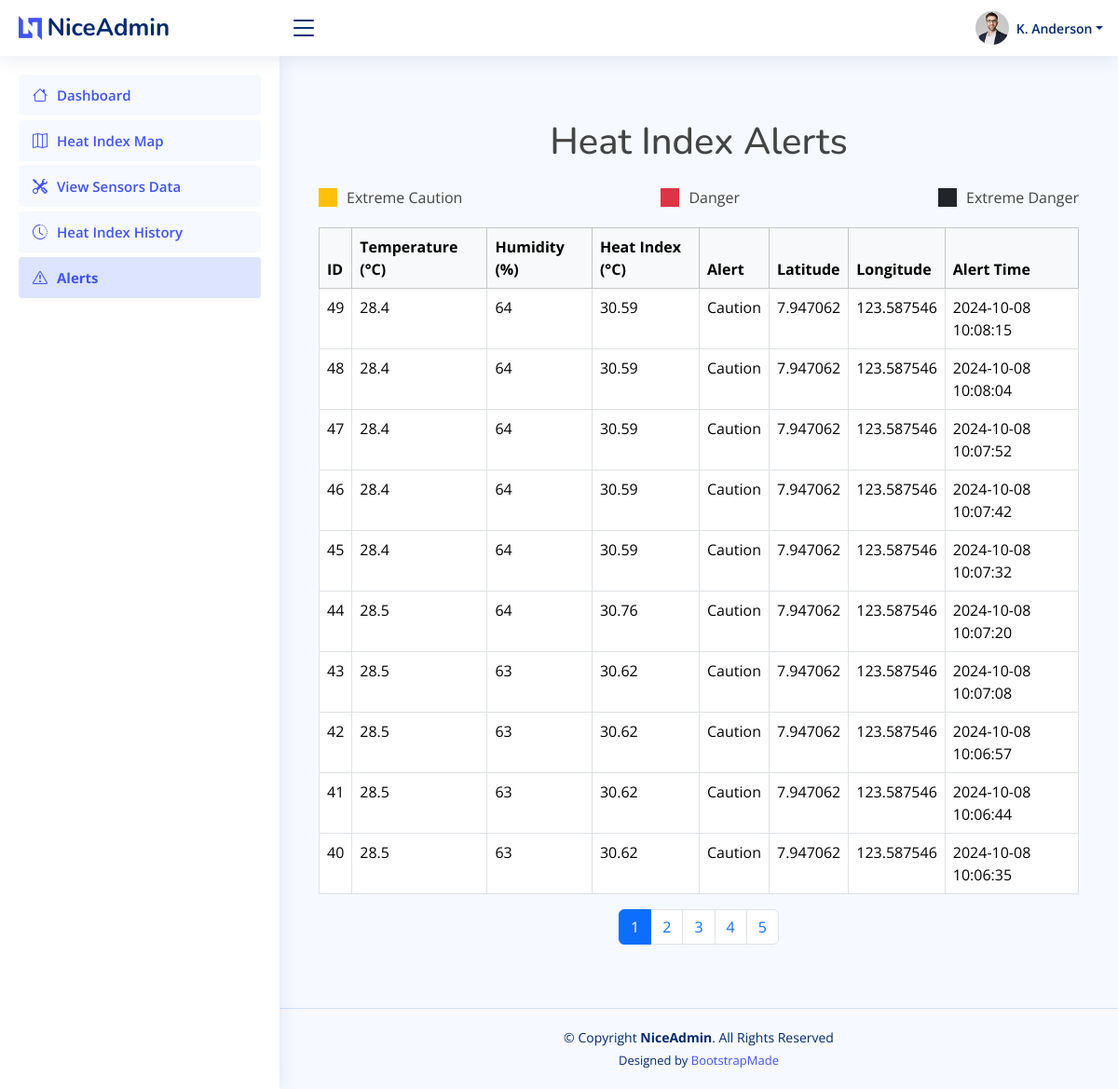
/admin/view/alerts.php (signed in), run on the app's committed database.
### tables this page shows
CREATE TABLE `sensor_readings` (
  `id` int(11) NOT NULL,
  `temperature` float DEFAULT NULL,
  `humidity` float DEFAULT NULL,
  `heat_index` float DEFAULT NULL,
  `alert` varchar(50) DEFAULT NULL,
  `latitude` varchar(50) DEFAULT NULL,
  `longitude` varchar(50) DEFAULT NULL,
  `alert_time` timestamp NOT NULL DEFAULT current_timestamp()
);

### admin/view/alerts.php (the view, shortened to what this page needs)
<?php
$conn = dbConnect();
$limit = 10;
$page = isset($_GET['page']) ? (int)$_GET['page'] : 1;
$offset = ($page - 1) * $limit;
$totalResultsQuery = "SELECT COUNT(*) AS total FROM sensor_readings";
$totalResults = $conn->query($totalResultsQuery);
$totalRecords = $totalResults->fetch_assoc()['total'];
$totalPages = ceil($totalRecords / $limit);
$query = "SELECT * FROM sensor_readings ORDER BY alert_time DESC LIMIT $limit OFFSET $offset";
$result = $conn->query($query);
function getAlertClass($alert) {
    switch ($alert) {
        default:
            return 'bg-light';
    }
}
?>
<!DOCTYPE html>
<html lang="en">
<head>
<?php include '../components/head.php'; ?>
</head>
<body>
        <?php include '../components/header.php'; ?>
<?php include '../components/sidebar.php'; ?>
<main id="main" class="main">
<div class="container my-5">
    <h1 class="text-center mb-4">Heat Index Alerts</h1>
    <div class="legend">
        <div class="d-flex align-items-center">
            <div class="legend-color bg-warning"></div>Extreme Caution
        </div>
        <div class="d-flex align-items-center">
            <div class="legend-color bg-danger text-white"></div>Danger
        </div>
        <div class="d-flex align-items-center">
            <div class="legend-color bg-dark text-white"></div>Extreme Danger
        </div>
    </div>
    <div class="table-responsive">
        <table class="table table-bordered">
            <thead class="table-light">
                <tr>
                    <th>ID</th>
                    <th>Temperature (°C)</th>
                    <th>Humidity (%)</th>
                    <th>Heat Index (°C)</th>
                    <th>Alert</th>
                    <th>Latitude</th>
                    <th>Longitude</th>
                    <th>Alert Time</th>
                </tr>
            </thead>
            <tbody>
                <?php if ($result && $result->num_rows > 0): ?>
                    <?php while ($row = $result->fetch_assoc()): ?>
                        <tr class="<?= getAlertClass($row['alert']) ?>">
                            <td><?= $row['id'] ?></td>
                            <td><?= $row['temperature'] ?></td>
                            <td><?= $row['humidity'] ?></td>
                            <td><?= $row['heat_index'] ?></td>
                            <td><?= $row['alert'] ?></td>
                            <td><?= $row['latitude'] ?></td>
                            <td><?= $row['longitude'] ?></td>
                            <td><?= $row['alert_time'] ?></td>
                        </tr>
                    <?php endwhile; ?>
                <?php else: ?>
                    <tr>
                        <td colspan="8" class="text-center">No data available</td>
                    </tr>
                <?php endif; ?>
            </tbody>
        </table>
    </div>
    <nav aria-label="Page navigation">
        <ul class="pagination justify-content-center">
            <?php for ($i = 1; $i <= $totalPages; $i++): ?>
                <li class="page-item <?= $i == $page ? 'active' : '' ?>">
                    <a class="page-link" href="?page=<?= $i ?>"><?= $i ?></a>
                </li>
            <?php endfor; ?>
        </ul>
    </nav>
</div>
</main>
   <?php include '../components/footer.php'; ?>
</body>
</html>

### admin/components/head.php (shortened to what this page needs)
  <link href="../../assets/vendor/bootstrap/css/bootstrap.min.css" rel="stylesheet">
  <link href="../../assets/vendor/bootstrap-icons/bootstrap-icons.css" rel="stylesheet">
  <link href="../../assets/vendor/boxicons/css/boxicons.min.css" rel="stylesheet">
  <link href="../../assets/vendor/quill/quill.snow.css" rel="stylesheet">
  <link href="../../assets/vendor/quill/quill.bubble.css" rel="stylesheet">
  <link href="../../assets/vendor/remixicon/remixicon.css" rel="stylesheet">
  <link href="../../assets/vendor/simple-datatables/style.css" rel="stylesheet">
  <link href="../../assets/css/style.css" rel="stylesheet">
<link rel="stylesheet" href="https://cdn.jsdelivr.net/npm/sweetalert2@11/dist/sweetalert2.min.css">
<link rel="stylesheet" href="https://cdnjs.cloudflare.com/ajax/libs/font-awesome/6.0.0-beta3/css/all.min.css">

### admin/components/header.php
<header id="header" class="header fixed-top d-flex align-items-center">
<div class="d-flex align-items-center justify-content-between">
  <a href="dashboard.php" class="logo d-flex align-items-center">
    <img src="../../assets/img/logo.png" alt="">
    <span class="d-none d-lg-block">NiceAdmin</span>
  </a>
  <i class="bi bi-list toggle-sidebar-btn"></i>
</div>
        <?php include 'navbar.php'; ?>
</header>

### admin/components/navbar.php (shortened to what this page needs)
<nav class="header-nav ms-auto">
      <ul class="d-flex align-items-center">
        <li class="nav-item dropdown pe-3">
          <a class="nav-link nav-profile d-flex align-items-center pe-0" href="#" data-bs-toggle="dropdown">
            <img src="../../assets/img/profile-img.jpg" alt="Profile" class="rounded-circle">
            <span class="d-none d-md-block dropdown-toggle ps-2">K. Anderson</span>
          </a>
        </li>
      </ul>
    </nav>

### admin/components/sidebar.php (shortened to what this page needs)
<?php
$current_page = basename($_SERVER['PHP_SELF']);
?>
<aside id="sidebar" class="sidebar">
    <ul class="sidebar-nav" id="sidebar-nav">
        <?php
        $menu_items = [
            ['link' => 'dashboard.php', 'icon' => 'bi-house', 'label' => 'Dashboard'],
            ['link' => 'map.php', 'icon' => 'bi-map', 'label' => 'Heat Index Map'],
            ['link' => 'view_sensors.php', 'icon' => 'bi-tools', 'label' => 'View Sensors Data'],
            ['link' => 'history.php', 'icon' => 'bi-clock-history', 'label' => 'Heat Index History'],
            ['link' => 'alerts.php', 'icon' => 'bi-exclamation-triangle', 'label' => 'Alerts'],
        ];
        foreach ($menu_items as $item):
            $active_class = ($current_page == $item['link']) ? 'active' : '';
        ?>
            <li class="nav-item">
                <a href="<?php echo $item['link']; ?>" class="nav-link <?php echo $active_class; ?>">
                    <i class="<?php echo $item['icon']; ?>"></i>
                    <span><?php echo $item['label']; ?></span>
                </a>
            </li>
        <?php endforeach; ?>
    </ul>
</aside>

### admin/components/footer.php (shortened to what this page needs)
<footer id="footer" class="footer">
   <div class="copyright">
     &copy; Copyright <strong><span>NiceAdmin</span></strong>. All Rights Reserved
   </div>
   <div class="credits">
     Designed by <a href="https://bootstrapmade.com/">BootstrapMade</a>
   </div>
 </footer>

### assets/css/style.css (style rules this page uses)
:root { scroll-behavior: smooth; }
body { font-family: "Open Sans", sans-serif; background: #f6f9ff; color: #444444; }
a { color: #4154f1; text-decoration: none; }
h1, h2, h3, h4, h5, h6 { font-family: "Nunito", sans-serif; }
#main { margin-top: 60px; padding: 20px 30px; transition: all 0.3s; }
.logo { line-height: 1; }
@media (min-width: 1200px) { .logo { width: 280px; } }
.logo img { max-height: 26px; margin-right: 6px; }
.logo span { font-size: 26px; font-weight: 700; color: #012970; font-family: "Nunito", sans-serif; }
.header { transition: all 0.5s; z-index: 997; height: 60px; box-shadow: 0px 2px 20px rgba(1, 41, 112, 0.1); background-color: #fff; padding-left: 20px; }
.header .toggle-sidebar-btn { font-size: 32px; padding-left: 10px; cursor: pointer; color: #012970; }
.header-nav ul { list-style: none; }
.header-nav>ul { margin: 0; padding: 0; }
.header-nav .nav-profile { color: #012970; }
.header-nav .nav-profile img { max-height: 36px; }
.header-nav .nav-profile span { font-size: 14px; font-weight: 600; }
.sidebar { position: fixed; top: 60px; left: 0; bottom: 0; width: 300px; z-index: 996; transition: all 0.3s; padding: 20px; overflow-y: auto; scrollbar-width: thin; scrollbar-color: #aab7cf transparent; box-shadow: 0px 0px 20px rgba(1, 41, 112, 0.1); background-color: #fff; }
@media (min-width: 1200px) { #main, #footer { margin-left: 300px; } }
.sidebar-nav { padding: 0; margin: 0; list-style: none; }
.sidebar-nav li { padding: 0; margin: 0; list-style: none; }
.sidebar-nav .nav-item { margin-bottom: 5px; }
.sidebar-nav .nav-link { display: flex; align-items: center; font-size: 15px; font-weight: 600; color: #4154f1; transition: 0.3; background: #f6f9ff; padding: 10px 15px; border-radius: 4px; }
.sidebar-nav .nav-link i { font-size: 16px; margin-right: 10px; color: #4154f1; }
.footer { padding: 20px 0; font-size: 14px; transition: all 0.3s; border-top: 1px solid #cddfff; }
.footer .copyright { text-align: center; color: #012970; }
.footer .credits { padding-top: 5px; text-align: center; font-size: 13px; color: #012970; }

### admin/view/alerts.php (style rules this page uses)
.table-responsive { margin-top: 20px; }
.legend { display: flex; justify-content: space-between; margin-bottom: 20px; }
.legend-color { width: 20px; height: 20px; margin-right: 10px; }

### admin/components/sidebar.php (style rules this page uses)
.nav-link.active { background-color: #dce4ff; color: #4154f1; font-weight: bold; }

### data on the page
sensor_readings: id "49", temperature "28.4", humidity "64", heat_index "30.59", alert "Caution", latitude "7.947062", longitude "123.587546", alert_time "2024-10-08 10:08:15"
sensor_readings: id "48", temperature "28.4", humidity "64", heat_index "30.59", alert "Caution", latitude "7.947062", longitude "123.587546", alert_time "2024-10-08 10:08:04"
sensor_readings: id "47", temperature "28.4", humidity "64", heat_index "30.59", alert "Caution", latitude "7.947062", longitude "123.587546", alert_time "2024-10-08 10:07:52"
sensor_readings: id "46", temperature "28.4", humidity "64", heat_index "30.59", alert "Caution", latitude "7.947062", longitude "123.587546", alert_time "2024-10-08 10:07:42"
sensor_readings: id "45", temperature "28.4", humidity "64", heat_index "30.59", alert "Caution", latitude "7.947062", longitude "123.587546", alert_time "2024-10-08 10:07:32"
sensor_readings: id "44", temperature "28.5", humidity "64", heat_index "30.76", alert "Caution", latitude "7.947062", longitude "123.587546", alert_time "2024-10-08 10:07:20"
sensor_readings: id "43", temperature "28.5", humidity "63", heat_index "30.62", alert "Caution", latitude "7.947062", longitude "123.587546", alert_time "2024-10-08 10:07:08"
sensor_readings: id "42", temperature "28.5", humidity "63", heat_index "30.62", alert "Caution", latitude "7.947062", longitude "123.587546", alert_time "2024-10-08 10:06:57"
sensor_readings: id "41", temperature "28.5", humidity "63", heat_index "30.62", alert "Caution", latitude "7.947062", longitude "123.587546", alert_time "2024-10-08 10:06:44"
sensor_readings: id "40", temperature "28.5", humidity "63", heat_index "30.62", alert "Caution", latitude "7.947062", longitude "123.587546", alert_time "2024-10-08 10:06:35"

### other printed values
$item['label'] "Dashboard"
$item['label'] "Heat Index Map"
$item['label'] "View Sensors Data"
$item['label'] "Heat Index History"
$item['label'] "Alerts"
